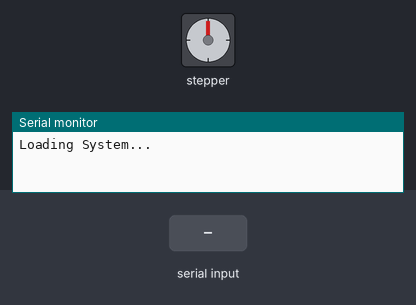
The sketch below on a simulated Arduino Uno, built with avr-gcc and run on an emulated ATmega328P. On the bench: stepper motor, the last lines printed to the serial monitor. Inputs (shaded band) come from the test bench. Stepper angles assume 200 steps per turn.

Above: at 1.2 s.
1.3 s: "+" received over the second serial link
At 1.9 s:
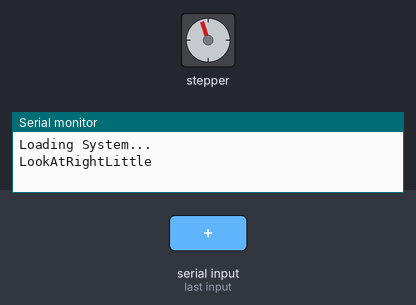
2.8 s: "-" received over the second serial link
At 4.2 s:
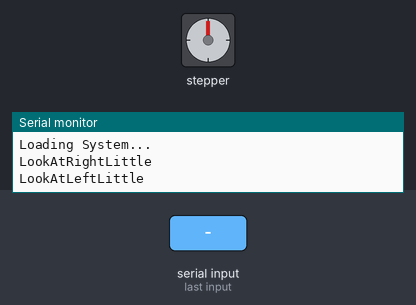
Timing chart, 0 to 5.8 s (numbered marks = the images above; inputs shaded):
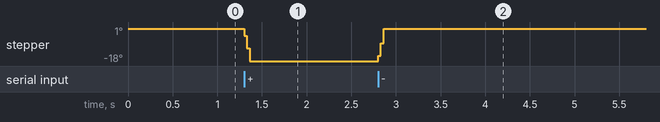

Measured:
- after the input at 1.3 s, stepper: turns 18° counter-clockwise, starting at once
- after the input at 2.8 s, stepper: turns 18° clockwise, starting at once

The sketch:

cameraGoPro.ino
```cpp
#include <SoftwareSerial.h>
#include <Stepper.h>
#define STEPS 200
bool isWait = false;
int speed = 40;
char inChar=-1; // Where to store the character read
SoftwareSerial bluetooth(4, 5); // RX, TX
Stepper myStepper(STEPS, 8, 9, 10, 11); // initialize the stepper library on pins 8 through 11:

void setup() {
   Serial.begin(9600);
   bluetooth.begin(57600);
   Serial.println("Loading System...");
   myStepper.setSpeed(speed);
}

void SetSpeedLow() {
   if(speed >= 15){
    speed = speed - 5;
    Serial.println(speed);
    myStepper.setSpeed(speed);
   }
}

void SetSpeedHigh() {
   if(speed <= 80){
    speed = speed + 5;
    Serial.println(speed);
    myStepper.setSpeed(speed);
   }
}

void ToggleWait() {
  isWait = !isWait;
  Serial.println("Toggle Wait");
}

void LookAtRightLittle() {
  if(isWait) {
    delay(5000);
  }
    myStepper.step(-10);
    Serial.println("LookAtRightLittle");
}

void LookAtLeftLittle() {
  if(isWait) {
    delay(5000);
  }
    myStepper.step(10);
    Serial.println("LookAtLeftLittle");
}

void LookAtRight() {
  if(isWait) {
    delay(5000);
  }
    myStepper.step(-1050);
    Serial.println("LookAtRight");
}

void ResetSpeed() {
    myStepper.setSpeed(40);
    Serial.println("ResetSpeed");
}

void LookAtLeft() {
    if(isWait) {
    delay(5000);
  }
    myStepper.step(1050);
    Serial.println("LookAtLeft");
}

void LookAround() {
    if(isWait) {
    delay(5000);
  }
    myStepper.step(2100);
    Serial.println("LookAround");
}

// To configure the Android controller, you can use this app:
// https://play.google.com/store/apps/details?id=com.giumig.apps.bluetoothserialmonitor&hl=pt_BR&gl=US
// and define the command with the letters below
// After that, just connect the app to the bluetooth module and send these commands
void loop() {
  if(bluetooth.available() > 0) {

    inChar = bluetooth.read();
    switch(inChar) {

      case 'W':
      ToggleWait();
      break;

      case 'U':
      SetSpeedHigh();
      break;

      case 'D':
      SetSpeedLow();
      break;

      case 'R':
      LookAtRight();
      break;

      case 'L':
      LookAtLeft();
      break;

      case '+':
      LookAtRightLittle();
      break;

      case '-':
      LookAtLeftLittle();
      break;

      case 'A':
      LookAround();
      break;

      case 'S':
      ResetSpeed();
      break;
    }
    bluetooth.flush();
    Serial.flush();
  }
}
```
